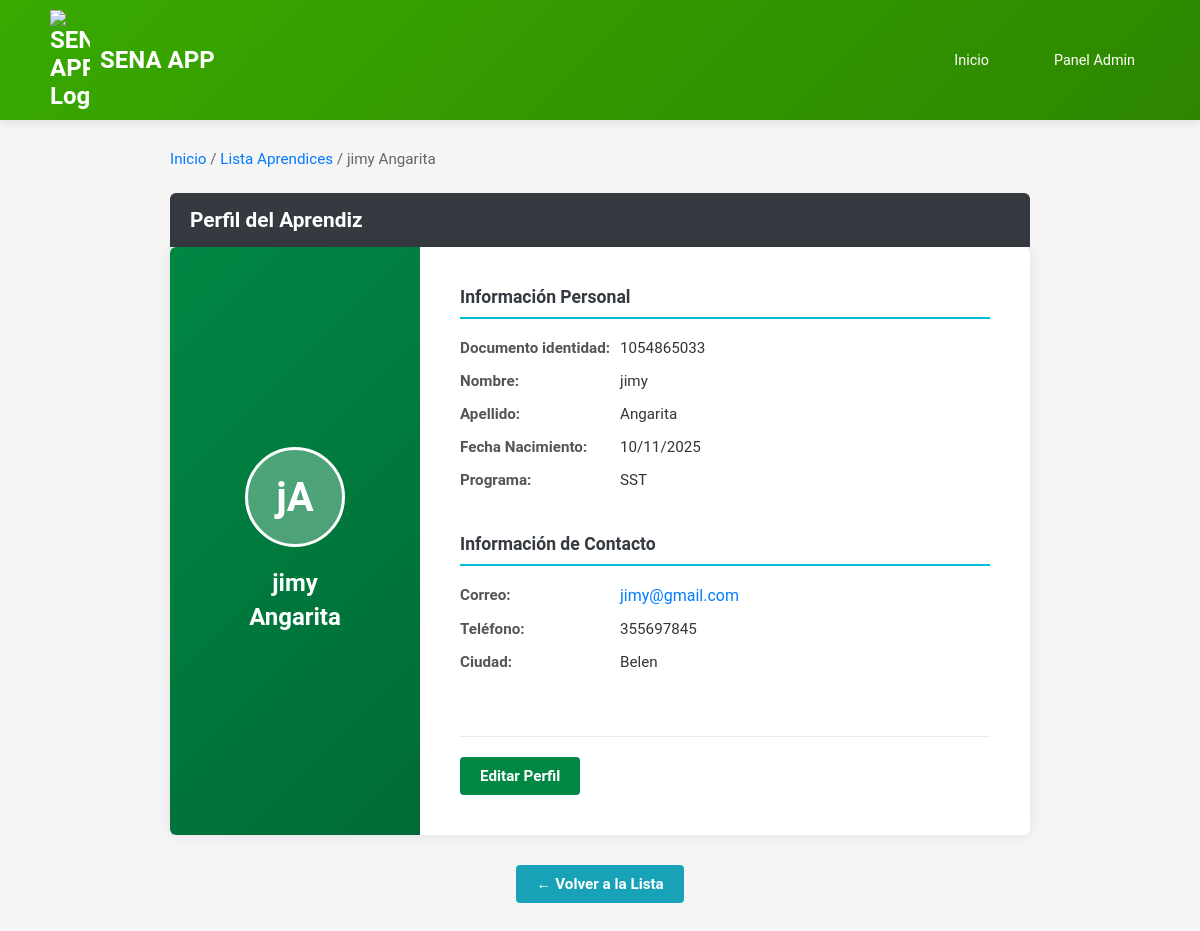
Page /aprendices/3/ on the committed database.
### aprendices/models.py (models this page shows, shortened)
class aprendices(models.Model):
  firstname = models.CharField(max_length=255)
  lastname = models.CharField(max_length=255)
  email = models.EmailField(max_length=255)
  phone = models.CharField(max_length=255)
  cedula = models.CharField(max_length=15, default='*********')
  city = models.CharField(max_length=255)
  date_of_birth = models.DateField()
  address = models.CharField(max_length=255)
  programa = models.CharField(max_length=255, blank=True, null=True)

### aprendices/views.py (the view)
# urls.py: path('aprendices/<int:id>/', views.details, name='details'),
def details(request, id):
    un_aprendiz = aprendices.objects.get(id=id)
    template = loader.get_template('details.html')
    context = {
        'aprendices': un_aprendiz,
    }
    return HttpResponse(template.render(context, request))

### aprendices/templates/details.html (shortened to what this page needs)
{% extends "master.html" %}
{% load static %}
{% block extra_css %}
<link rel="stylesheet" href="{% static 'details.css' %}">
{% endblock %}
{% block content %}
<div class="details-container">
    <p class="breadcrumb">
        <a href="/">Inicio</a> /
        <a href="/aprendices/">Lista Aprendices</a> /
        {{ aprendices.firstname }} {{ aprendices.lastname }}
    </p>
    <div class="profile-title-bar">
        Perfil del Aprendiz
    </div>
    <div class="profile-card-sena">
        <div class="profile-sidebar">
            <div class="profile-avatar">
                {{ aprendices.firstname.0 }}{{ aprendices.lastname.0 }}
            </div>
            <h3 class="profile-name">
                {{ aprendices.firstname }} <br> {{ aprendices.lastname }}
            </h3>
        </div>
        <div class="profile-info-content">
            <div class="info-panel">
                <h4>Información Personal</h4>
                <div class="info-group">
                    <span class="info-label">Documento identidad:</span>
                    <span class="info-value">{{ aprendices.cedula }}</span>
                </div>
                <div class="info-group">
                    <span class="info-label">Nombre:</span>
                    <span class="info-value">{{ aprendices.firstname }}</span>
                </div>
                <div class="info-group">
                    <span class="info-label">Apellido:</span>
                    <span class="info-value">{{ aprendices.lastname }}</span>
                </div>
                <div class="info-group">
                    <span class="info-label">Fecha Nacimiento:</span>
                    <span class="info-value">{{ aprendices.date_of_birth|date:"d/m/Y" }}</span>
                </div>
                <div class="info-group">
                    <span class="info-label">Programa:</span>
                    <span class="info-value">{{ aprendices.programa }}</span>
                </div>
            </div>
            <div class="info-panel">
                <h4>Información de Contacto</h4>
                <div class="info-group">
                    <span class="info-label">Correo:</span>
                    <span class="info-value-link"><a href="mailto:{{ aprendices.email }}">{{ aprendices.email }}</a></span>
                </div>
                <div class="info-group">
                    <span class="info-label">Teléfono:</span>
                    <span class="info-value">{{ aprendices.phone }}</span>
                </div>
                <div class="info-group">
                    <span class="info-label">Ciudad:</span>
                    <span class="info-value">{{ aprendices.city }}</span>
                </div>
            </div>
            <div class="details-actions">
                <a href="editar/{{ aprendices.id }}" class="btn-edit-profile">Editar Perfil</a>
            </div>
        </div>
    </div>
    <div class="details-actions-bottom">
        <a href="/aprendices/" class="btn-back">← Volver a la Lista</a>
    </div>
</div>
{% endblock %}

### aprendices/static/master.css (style rules this page uses)
* { margin: 0; padding: 0; box-sizing: border-box; }
body { font-family: 'Roboto', sans-serif; background: #f5f5f5; color: #333; }

### aprendices/static/details.css (style rules this page uses)
.details-container { max-width: 900px; margin: 30px auto; padding: 0 20px; }
.breadcrumb { color: #666; font-size: 0.95em; margin-bottom: 25px; }
.breadcrumb a { color: #007bff; text-decoration: none; }
.profile-title-bar { background-color: #343a40; color: white; padding: 15px 20px; border-radius: 6px 6px 0 0; font-size: 1.3em; font-weight: 600; }
.profile-card-sena { background-color: white; border-radius: 6px; box-shadow: 0 0 15px rgba(0, 0, 0, 0.08); display: flex; overflow: hidden; }
.profile-sidebar { background: linear-gradient(135deg, #008744 0%, #006b36 100%); color: white; padding: 40px 30px; text-align: center; min-width: 250px; display: flex; flex-direction: column; justify-content: center; align-items: center; }
.profile-avatar { width: 100px; height: 100px; background-color: rgba(255, 255, 255, 0.3); border-radius: 50%; display: flex; align-items: center; justify-content: center; font-size: 2.5em; font-weight: bold; margin-bottom: 20px; border: 3px solid white; }
.profile-name { font-size: 1.5em; margin: 0; line-height: 1.4; font-weight: 600; }
.profile-info-content { flex: 1; padding: 40px; display: flex; flex-direction: column; justify-content: space-between; }
.info-panel { margin-bottom: 30px; }
.info-panel h4 { color: #343a40; font-size: 1.1em; font-weight: 600; margin-bottom: 20px; border-bottom: 2px solid #00bcd4; padding-bottom: 10px; }
.info-group { display: flex; margin-bottom: 15px; align-items: flex-start; }
.info-label { font-weight: 600; color: #555; min-width: 160px; font-size: 0.95em; }
.info-value { color: #333; font-size: 0.95em; flex: 1; }
.info-value-link a { color: #007bff; text-decoration: none; }
.details-actions { margin-top: 20px; border-top: 1px solid #e9ecef; padding-top: 20px; }
.btn-edit-profile { background-color: #008744; color: white; padding: 10px 20px; text-decoration: none; border-radius: 4px; font-weight: 600; font-size: 0.95em; transition: background-color 0.3s ease; display: inline-block; }
.details-actions-bottom { margin-top: 30px; text-align: center; }
.btn-back { background-color: #17a2b8; color: white; padding: 10px 20px; text-decoration: none; border-radius: 4px; font-weight: 600; font-size: 0.95em; transition: background-color 0.3s ease; display: inline-block; }

### rows in the picture
aprendices: firstname "jimy", lastname "Angarita", firstname.0 "j", lastname.0 "A", cedula "1054865033", date_of_birth "10/11/2025", programa "SST", email "jimy@gmail.com", phone "355697845", city "Belen"
